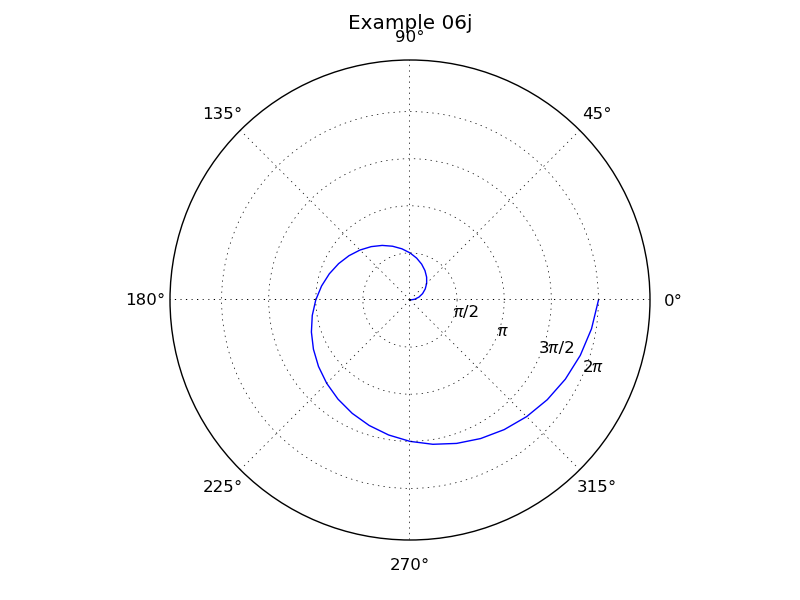

Here is the Python script that generated this plot:
import matplotlib.pyplot as pyplot
import plotdata

pyplot.axes(polar=True)

t = plotdata.data06t
r = plotdata.data06r

# ylim() sets the upper r value.
pyplot.ylim(ymax=8.0)
pyplot.rgrids([1.57, 3.14, 4.71, 6.28], labels=['π/2', 'π', '3π/2', '2π'], angle=-22.5)

pyplot.polar(t,r)

pyplot.title('Example 06j')
pyplot.savefig('example06j.png')

